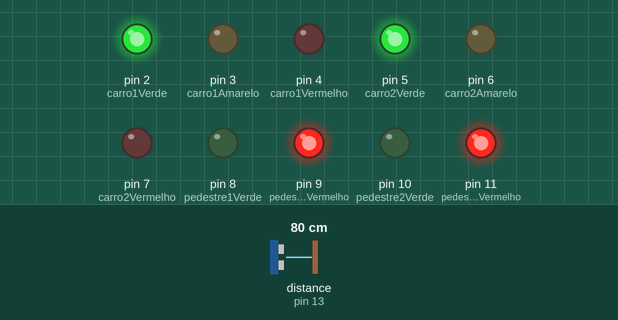
Bench run of a sketch on a simulated Arduino Uno, built with avr-gcc and run on an emulated ATmega328P. On the bench: output pins drawn as LEDs (lit = HIGH). Wiring (inferred from the names in the program): ultrasonic range finder: trigger pin 12; echo pin 13. The test bench sets the inputs (shaded band); at power-on: distance to the obstacle (sensor on pin 13) 80 cm. The echo pulse lasts 58.3 µs per cm; pins used as bus, display or sensor lines are not drawn.

Above: at 1.2 s.
1.3 s: distance to the obstacle (sensor on pin 13) set to 56 cm
2.8 s: distance to the obstacle (sensor on pin 13) set to 46 cm
At 4.0 s:
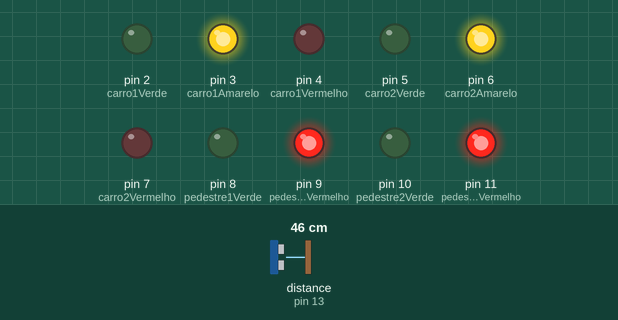
At 5.5 s:
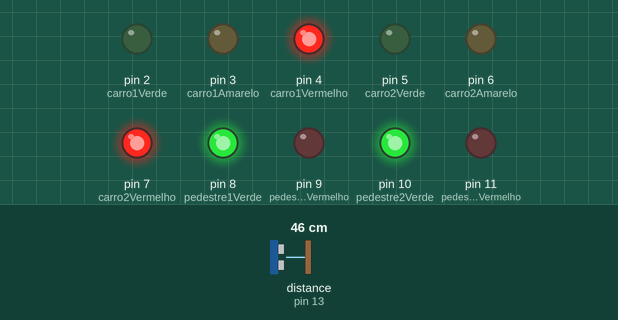
Timing chart, 0 to 21.3 s (numbered marks = the images above; inputs shaded):
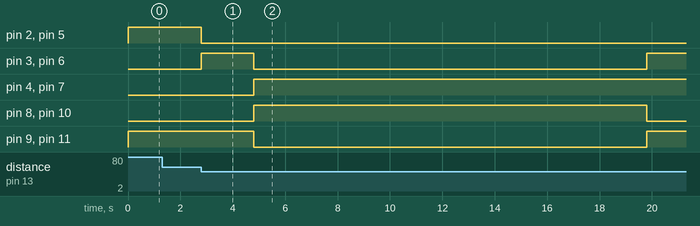

The sketch:

ATV_-_05_sem_foro_inteligente.ino
```cpp
const int trigPin = 12;
const int echoPin = 13;

const int carro1Verde = 2;
const int carro1Amarelo = 3;
const int carro1Vermelho = 4;
const int carro2Verde = 5;
const int carro2Amarelo = 6;
const int carro2Vermelho = 7;

const int pedestre1Verde = 8;
const int pedestre1Vermelho = 9;
const int pedestre2Verde = 10;
const int pedestre2Vermelho = 11;

void setup() {
  pinMode(trigPin, OUTPUT);
  pinMode(echoPin, INPUT);
  pinMode(carro1Verde, OUTPUT);
  pinMode(carro1Amarelo, OUTPUT);
  pinMode(carro1Vermelho, OUTPUT);
  pinMode(carro2Verde, OUTPUT);
  pinMode(carro2Amarelo, OUTPUT);
  pinMode(carro2Vermelho, OUTPUT);
  pinMode(pedestre1Verde, OUTPUT);
  pinMode(pedestre1Vermelho, OUTPUT);
  pinMode(pedestre2Verde, OUTPUT);
  pinMode(pedestre2Vermelho, OUTPUT);

  // Inicializa semáforos dos carros como verdes
  digitalWrite(carro1Verde, HIGH);
  digitalWrite(carro2Verde, HIGH);
  digitalWrite(carro1Vermelho, LOW);
  digitalWrite(carro2Vermelho, LOW);
  digitalWrite(pedestre1Verde, LOW);
  digitalWrite(pedestre2Verde, LOW);
  digitalWrite(pedestre1Vermelho, HIGH);
  digitalWrite(pedestre2Vermelho, HIGH);
}

void loop() {
  long duration, distance;

  // Envia um pulso para o sensor
  digitalWrite(trigPin, LOW);
  delayMicroseconds(2);
  digitalWrite(trigPin, HIGH);
  delayMicroseconds(10);
  digitalWrite(trigPin, LOW);

  // Lê o tempo de retorno do pulso
  duration = pulseIn(echoPin, HIGH);

  // Calcula a distância em centímetros
  distance = (duration / 2) / 29.1;

  // Verifica se um pedestre está próximo (menor que 50 cm)
  if (distance < 50) {
    // Pedestres próximos, interrompe os carros
    // Acende o sinal amarelo primeiro
    digitalWrite(carro1Verde, LOW);
    digitalWrite(carro2Verde, LOW);
    digitalWrite(carro1Amarelo, HIGH);
    digitalWrite(carro2Amarelo, HIGH);
    delay(2000); // Sinal amarelo por 2 segundos

    // Então, sinal vermelho
    digitalWrite(carro1Amarelo, LOW);
    digitalWrite(carro2Amarelo, LOW);
    digitalWrite(carro1Vermelho, HIGH);
    digitalWrite(carro2Vermelho, HIGH);

    // Acende os semáforos de pedestre
    digitalWrite(pedestre1Verde, HIGH);
    digitalWrite(pedestre2Verde, HIGH);
    digitalWrite(pedestre1Vermelho, LOW);
    digitalWrite(pedestre2Vermelho, LOW);

    delay(15000); // Semáforos de pedestre verdes por 15 segundos

    // Após 15 segundos, desligar os verdes
    digitalWrite(pedestre1Verde, LOW);
    digitalWrite(pedestre2Verde, LOW);
    digitalWrite(pedestre1Vermelho, HIGH);
    digitalWrite(pedestre2Vermelho, HIGH);
  } else {
    // Não há pedestres, permite que os carros sigam
    digitalWrite(carro1Verde, HIGH);
    digitalWrite(carro2Verde, HIGH);
    digitalWrite(carro1Vermelho, LOW);
    digitalWrite(carro2Vermelho, LOW);
  }
}
```

Measured:
- the behaviour switches between 51 and 50 cm on distance to the obstacle (sensor on pin 13) (found by bisection; images 0 and 1)
- after the input at 1.3 s, every drawn part: stays the same
- after the input at 2.8 s, pin 2 (carro1Verde): HIGH → LOW at once; pin 3 (carro1Amarelo): LOW → HIGH at once, → LOW 2.0 s later, → HIGH 15.0 s later
